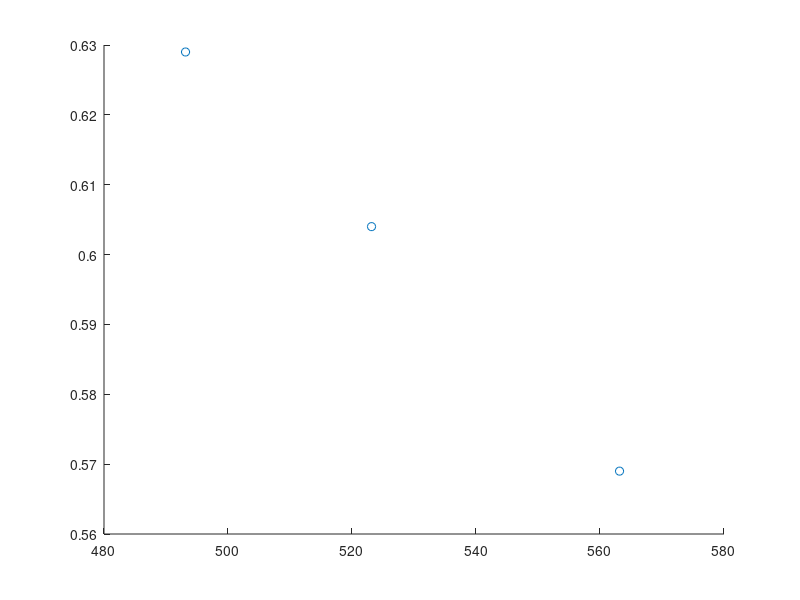

Write MATLAB code to recreate this figure. (Note: this script raises an error after producing the figure.)
clear
% These are only the CH2 parameters
epsilon = [45.35268	45.35519	45.35519	45.32211	45.35018	45.38276	45.37123	45.36070	45.39629	45.36521	45.35619	45.36170	45.38075	45.37173	45.35820	45.38226	45.34316	45.39629	45.36672	45.38526	45.41534	45.38426	45.33865	45.37624	45.37273	45.36221	45.35368	45.34566	45.42336	45.37574	45.36672	45.38476	45.39980	45.37223	45.38977	45.37875	45.40581	45.39529	45.37724	45.34366	45.36020	45.35318	45.35318	45.35068	45.39028	45.36271	45.34717	45.39128	45.37724	45.43589	45.32561	45.35970	45.36120	45.40331	45.39479	45.36371	45.39880	45.37223	45.38927	45.34216	45.36070	45.37023	45.39328	45.36622	45.38727	45.43238	45.34516	45.35068	45.34165	45.39679	45.39178	45.47850	45.37724	45.34717	45.42286	45.36020	45.36521	45.44341	45.37424	45.37674	45.37875	45.32712	45.36571	45.42536	45.38125	45.35619	45.37624	45.35368	45.41784	45.36170	45.36221	45.41233	45.35268	45.37273	45.38877	45.38426	45.39429	45.38877	45.37524	45.42035];
sigma = [3.972519	3.971391	3.973105	3.973647	3.974143	3.971617	3.972023	3.973872	3.971752	3.975045	3.978158	3.975271	3.971481	3.972474	3.974774	3.977256	3.974008	3.971120	3.971120	3.970444	3.969090	3.973511	3.972023	3.977256	3.975090	3.972519	3.972970	3.974955	3.972113	3.971887	3.971932	3.972609	3.972925	3.969180	3.967556	3.970263	3.972023	3.972474	3.974684	3.969541	3.975226	3.973511	3.971662	3.975180	3.968053	3.973962	3.978203	3.973105	3.970714	3.970444	3.974459	3.976714	3.973602	3.970624	3.971797	3.970444	3.971662	3.972203	3.973376	3.977120	3.971617	3.973466	3.974865	3.971436	3.969271	3.970850	3.973015	3.974774	3.974955	3.968684	3.974865	3.977391	3.970308	3.975992	3.968684	3.972068	3.967872	3.970534	3.973602	3.971932	3.974865	3.975000	3.971391	3.972248	3.971977	3.971887	3.971526	3.973466	3.968414	3.974504	3.974955	3.968820	3.975135	3.974053	3.974774	3.971571	3.971887	3.971571	3.968774	3.969541];

MW = 226.4412;

Temp_exp = [493.15 523.15 563.15];
DIPPR_exp = [0.629 0.604 0.569];

hold
scatter(Temp_exp,DIPPR_exp)
hold

Temp_plot = linspace(min(Temp_exp),max(Temp_exp),1000);

alpha = 0.95;

% hold
% scatter(Temp_exp,DIPPR_exp,'k')
% hold

Temp = [510 625];
Temp_sim = Temp;
n_sim = length(Temp_sim);

liq_total = zeros(length(Temp),length(sigma));
vap_total = liq_total;
liq_std_total = liq_total;
vap_std_total = liq_total;

liq_cat = zeros(1,length(sigma));
vap_cat = liq_cat;
Temp_cat = 0;
replicates = 0;

for run = 1:10 % This averages together multiple runs to get the true estimate from GEMC
  
    All_data = dlmread(['MC_C16_' int2str(run) '.txt']); % For the Monte Carlo sampling sets with Type A
%     All_data = dlmread(['MC_C16_Type_AB_' int2str(run) '.txt']); % For the Monte Carlo sampling sets with Type AB
    
h = 1;

eps_data = All_data(:,(1+2*length(Temp)*(h-1)):(2*length(Temp)+2*length(Temp)*(h-1)));

[steps, temps] = size(eps_data);

temps = temps/2; % Since we only have half the columns (two per temp since one is liquid and one vapor)

steps = steps/length(sigma);

first_step = 1;
last_step = first_step + steps - 1;

for i = 1:length(sigma) % Cycles through all the different sigmas
    
    % Use this to investigate a single parameter set
     if epsilon(i) == 98.25 && sigma(i) == 3.7525
        
         pause(0)
         
     end
     
           
   for j = 1:temps
       
       swap = 0;
          
        for k = first_step:last_step
            
            dens_1 = eps_data(k,(2*j-1));
            dens_2 = eps_data(k,(2*j));
            
            if dens_1 >= dens_2  % This accounts for the possibility of identity swap between boxes
       
            liq_dens(k,j) = dens_1;
            vap_dens(k,j) = dens_2;
        
            else
                
            liq_dens(k,j) = dens_2;
            vap_dens(k,j) = dens_1;
            swap = k;
                
            end
            
        end
        
        equil_step = first_step + 2;
        
        repeat = true;
               
        while repeat == true
            
            if swap <= (equil_step)
        
                liq_ave(j,i) = mean(liq_dens(equil_step:last_step,j));
                vap_ave(j,i) = mean(vap_dens(equil_step:last_step,j));
        
                liq_std(j,i) = std(liq_dens(equil_step:last_step,j));
                vap_std(j,i) = std(vap_dens(equil_step:last_step,j));
        
        
                if liq_dens(equil_step,j) <= 0.9*liq_ave(j,i) ||  vap_dens(equil_step,j) >= 1.1*vap_ave(j,i)
        
            repeat = true;
            equil_step = equil_step + 1;
            
                else
            
            repeat = false;
        
                end
        
            else
                
                liq_swap = liq_dens(equil_step:swap-1,j);
                liq_swap = [liq_swap, liq_dens(swap+1:last_step,j)];
                vap_swap = vap_dens(equil_step:swap-1,j);
                vap_swap = [vap_swap, vap_dens(swap+1:last_step,j)];
                
                liq_ave(j,i) = mean(liq_swap);
                vap_ave(j,i) = mean(vap_swap);
        
                liq_std(j,i) = std(liq_swap);
                vap_std(j,i) = std(vap_swap);
        
        
                if liq_dens(equil_step,j) <= 0.9*liq_ave(j,i) ||  vap_dens(equil_step,j) >= 1.1*vap_ave(j,i)
        
            repeat = true;
            equil_step = equil_step + 1;
            
                else
            
            repeat = false;
        
                end
                
                
                
            end
        
        end
            
            
   end
    
   first_step = first_step + steps;
   last_step = first_step + steps - 1;
         
end     

% This is where I need to sum up the averages of replicates

liq_total = liq_total + liq_ave;
vap_total = vap_total + vap_ave;

liq_std_total = liq_std_total + liq_std;
vap_std_total = vap_std_total + vap_std;

liq_cat = [liq_cat; liq_ave];
vap_cat = [vap_cat; vap_ave];
Temp_cat = [Temp_cat, Temp];

replicates = replicates + 1;

end

% This just takes the average of the replicates
liq_ave_ave = liq_total / replicates;
vap_ave_ave = vap_total / replicates;

liq_std_ave = liq_std_total / replicates;
vap_std_ave = liq_std_total / replicates;

% This concatenates the replicates
liq_ave = liq_cat(2:end,:,:);
vap_ave = vap_cat(2:end,:,:);
Temp = Temp_cat(2:end);

% This shows the relationship between sigma, epsilon and rho_L
% 
% for j = 1:length(Temp_sim)
%     
%     X = ones(length(sigma),1);
%     X = [X, sigma'];
%     
% % figure
% 
% for h = 1:length(epsilon) % Span the different epsilons
%     
%     Y = liq_ave_ave(j,h,:);
%     Y = permute(Y,[3 2 1]);
%     
%     b_fit = (X'*X)\(X'*Y);
%     
%     Y_fit = X*b_fit;
%     
%     Y_sigma(j,h,:) = Y_fit;
%     
% %     hold
% %     scatter(sigma,Y)
% %     plot(sigma,Y_fit)
% %     title(Temp_sim(j))
% %     hold
%     
% end
% 
%     X = ones(length(epsilon),1);
%     X = [X, epsilon'];
%     
% % figure
% 
% for i = 1:length(sigma)
%     
%     Y = liq_ave_ave(j,:,i);
%     Y = permute(Y,[2 3 1]);
%     
%     Y_sig = Y_sigma(j,:,i);
%     Y_sig = permute(Y_sig,[2 3 1]);
%     
%     b_fit = (X'*X)\(X'*Y);
%     b_eps_sig = (X'*X)\(X'*Y_sig);
%     
%     Y_fit = X*b_fit;
%     Y_eps_sig = X*b_eps_sig;
%     
%     Y_epsilon(j,:,i) = Y_fit;
%     Y_epsilon_sigma(j,:,i) = Y_eps_sig;
%     
% %     hold
% %     scatter(epsilon,Y,'b')
% %     scatter(epsilon,Y_sig,'g')
% %     plot(epsilon,Y_fit,'b')
% %     plot(epsilon,Y_eps_sig,'g')
% %     title(Temp_sim(j))
% %     hold
%     
% end
% 
% end

% global_minimum_ethane % If you want to do an advanced smoothing approach to find the true minimum and parameter confidence region, do this one

% reduced_ethane

valid = ones(length(sigma),length(Temp));
valid95 = ones(length(sigma));

beta = 0.32;
       
for i = 1:length(sigma) % Cycles through all the different sigmas
       
       % Use this to investigate a single parameter set
     if epsilon(i) == 98.54353 && sigma(i) == 3.749086
        
         pause(0)
                 
     end
%      
%      for j = 1:length(Temp_sim)
%    
%          for k = 1:replicates
%              
%             liq_sim(k) = liq_ave(j + (k-1)*n_sim,i);
%         
%          end
%          
%             std_sim(j,i) = std(liq_sim);
%             error_95_sim(j,i) =  2.22814 * std_sim(j,i) / sqrt(replicates);
%             per_error_95_sim(j,i) = error_95_sim(j,i) ./ liq_ave(j,i)' * 100;
% 
%      end
 
   [TC(i), rhoc(i), A, b] = towhee_error_model(Temp,vap_ave(:,i)',liq_ave(:,i)',beta); % This uses my error model

   [rhoc_fit, TC_fit, A, b] = weighted_fit_rho_L(Temp,liq_ave(:,i)',rhoc(i),TC(i),A,b,beta); % This fits the rho_L data with the weighting model
   
%    liq_hat(:,i) = rhoc_fit(i) + A.*(TC_fit(i)-Temp) + b.*(TC_fit(i)-Temp).^(beta);
%    
%    PC(i) = PC_from_Rackett_alt(TC(i),rhoc(i),liq_hat(1,i)',Temp(1)/TC(i),MW);

    liq_hat = rhoc_fit + A.*(TC_fit-Temp(1)) + b.*(TC_fit-Temp(1)).^(beta);
   
   PC(i) = PC_from_Rackett_alt(TC(i),rhoc(i),liq_hat,Temp(1)/TC(i),MW);
      
end

ZC = PC * MW ./ rhoc ./ TC ./ 8.314472;

for k = 1:length(Temp_sim)
    
    [rhoL_counts(k,:), rhoL_centers(k,:)] = hist(liq_ave_ave(k,:),20);

    [rhoL_lo_rig(k), rhoL_hi_rig(k)] = integrate_histogram(rhoL_counts(k,:),rhoL_centers(k,:),alpha);

    rhoL_uncertainty(k) = (rhoL_hi_rig(k) - rhoL_lo_rig(k)) / (rhoL_hi_rig(k) + rhoL_lo_rig(k)) * 100;

end

for k = 1:length(Temp_sim)
    
    [rhov_counts(k,:), rhov_centers(k,:)] = hist(vap_ave_ave(k,:),50);

    [rhov_lo_rig(k), rhov_hi_rig(k)] = integrate_histogram(rhov_counts(k,:),rhov_centers(k,:),alpha);

    rhov_uncertainty(k) = (rhov_hi_rig(k) - rhov_lo_rig(k)) / (rhov_hi_rig(k) + rhov_lo_rig(k)) * 100;

end

figure

for k =1:length(Temp_sim)
    
    subplot(2,2,k)
    hist(liq_ave_ave(k,:),20)

end


[TC_counts,TC_centers] = hist(TC,20);

[TC_lo_rig,TC_hi_rig] = integrate_histogram(TC_counts,TC_centers,alpha);

TC_uncertainty = (TC_hi_rig - TC_lo_rig) / (TC_hi_rig + TC_lo_rig) * 100;

figure
hist(TC,20)

[rhoc_counts,rhoc_centers] = hist(rhoc,20);

[rhoc_lo_rig,rhoc_hi_rig] = integrate_histogram(rhoc_counts,rhoc_centers,alpha);

rhoc_uncertainty = (rhoc_hi_rig - rhoc_lo_rig) / (rhoc_hi_rig + rhoc_lo_rig) * 100;

figure
hist(rhoc,20)

[PC_counts,PC_centers] = hist(PC,20);

[PC_lo_rig,PC_hi_rig] = integrate_histogram(PC_counts,PC_centers,alpha);

PC_uncertainty = (PC_hi_rig - PC_lo_rig) / (PC_hi_rig + PC_lo_rig) * 100;

figure
hist(PC,20)

[ZC_counts,ZC_centers] = hist(ZC,20);

[ZC_lo_rig,ZC_hi_rig] = integrate_histogram(ZC_counts,ZC_centers,alpha);

ZC_uncertainty = (ZC_hi_rig - ZC_lo_rig) / (ZC_hi_rig + ZC_lo_rig) * 100;

figure
hist(ZC,20)

TC_centers(1)
(TC_centers(20)-TC_centers(1))/20
rhoc_centers(1)
(rhoc_centers(20)-rhoc_centers(1))/20
PC_centers(1)
(PC_centers(20)-PC_centers(1))/20
ZC_centers(1)
(ZC_centers(20)-ZC_centers(1))/20

criticals=[TC',rhoc',PC',ZC'];